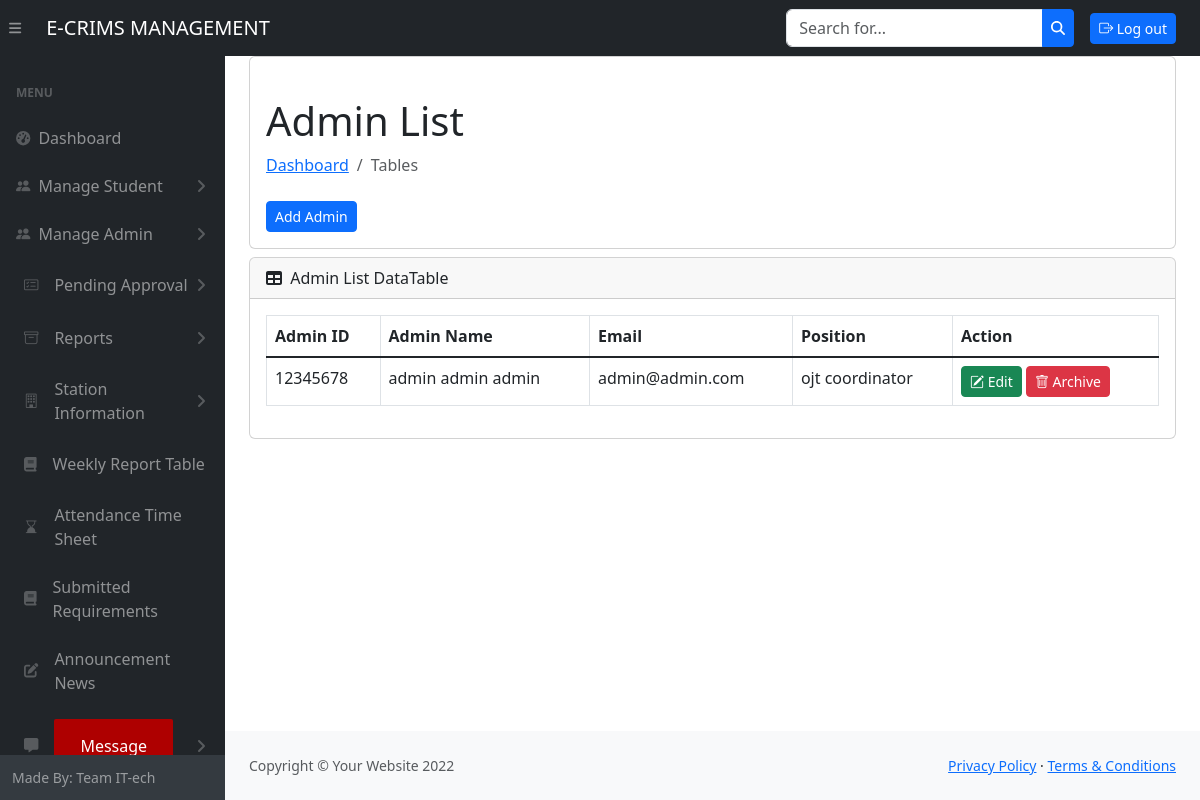
/admin/admin.php (signed in), run on the app's committed database.
### tables this page shows
CREATE TABLE `admin_db` (
  `admin_id` int(11) NOT NULL,
  `admin_fname` varchar(250) NOT NULL,
  `admin_lname` varchar(250) NOT NULL,
  `admin_mname` varchar(250) NOT NULL,
  `admin_sname` varchar(20) NOT NULL,
  `admin_position` varchar(255) NOT NULL,
  `admin_email` varchar(255) NOT NULL,
  `admin_password` varchar(255) NOT NULL,
  `status` int(11) NOT NULL,
  `time_date` datetime NOT NULL DEFAULT current_timestamp()
);

### admin/admin.php (the view, shortened to what this page needs)
<!DOCTYPE html>
<html lang="en">
<head>
    <?php include 'head.php' ?>
</head>
<body class="sb-nav-fixed">
    <?php include 'header.php' ?>
    <div id="layoutSidenav">
        <?php include 'nav.php' ?>
        <div id="layoutSidenav_content">
            <main>
                <div class="container-fluid px-4">
                    <div class="card bg-white mb-2">
                        <div class="card-body">
                            <div class="align-self-center">
                                <h1 class="mt-4">Admin List</h1>
                                <ol class="breadcrumb mb-4">
                                    <li class="breadcrumb-item"><a href="index.php">Dashboard</a></li>
                                    <li class="breadcrumb-item active">Tables</li>
                                </ol>
                                <div class="col-lg-4 col-md-6">
                                    <button type="button" class="btn btn-primary btn-sm" data-toggle="modal" data-target="#addModal" data-whatever="Team Leader"> Add Admin</button>
                                </div>
                            </div>
                        </div>
                    </div>
                    <div class="card mb-4">
                        <div class="card-header">
                            <i class="fas fa-table me-1"></i>
                            Admin List DataTable
                        </div>
                        <div class="card-body">
                            <div class="table-responsive">
                                <table id="datatablesSimple" class="table table-bordered">
                                <thead>
                                    <tr>
                                        <th class="cell">Admin ID</th>
                                        <th class="cell">Admin Name</th>
                                        <th class="cell">Email</th>
                                        <th class="cell">Position</th>
                                        <th class="text-right">Action</th>
                                    </tr>
                                </thead>
                                <tbody>
                                    <?php
                                    include 'db_connect.php';
                                    $sql = "SELECT * from admin_db WHERE status !='1' ORDER BY time_date DESC";
                                    $result = $mysqli->query($sql);
                                    while ($row = $result->fetch_assoc()) {
                                    ?>
                                        <tr>
                                            <td><?php echo $row['admin_id']; ?></td>
                                            <td><?php echo $row['admin_fname'] . " " . $row['admin_mname'] . " " . $row['admin_lname'] . " " . $row['admin_sname']; ?></td>
                                            <td><?php echo $row['admin_email']; ?></td>
                                            <td><?php echo $row['admin_position']; ?></td>
                                            <td class='text-right'>
                                                <a href='#edit_<?php echo $row['admin_id']; ?>' class='btn btn-success btn-sm' data-bs-toggle='modal'><i class='bi bi-pencil-square'></i> Edit</a>
                                                <a href='#archive_<?php echo $row['admin_id']; ?>' class='btn btn-danger btn-sm' data-bs-toggle='modal'><i class='bi bi-trash'></i> Archive</a>
                                            </td>
                                        </tr>
                                    <?php
                                    }
                                    ?>
                                </tbody>
                            </table>
                            </div>
                        </div>
                    </div>
                </div>
            </main>
            <?php include 'footer.php' ?>
        </div>
    </div>
    <?php include 'script.php' ?>
</body>
</html>

### css/all.css (style rules this page uses)
.fa-table:before { content: "\f0ce"; }

### data on the page
admin_db: admin_id "12345678", admin_fname "admin", admin_mname "admin", admin_lname "admin", admin_email "admin@admin.com", admin_position "ojt coordinator"
